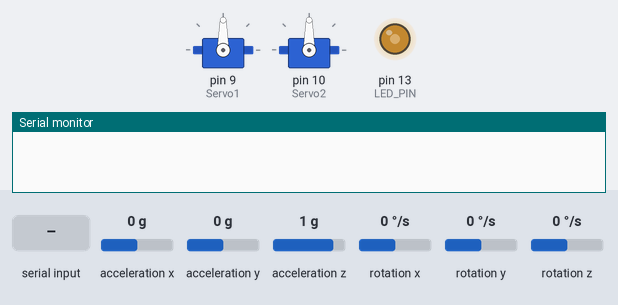
Simulated run of this sketch. Board: Arduino Leonardo, built with avr-gcc and run on an emulated ATmega32U4. On the bench: 2 × servo, output pins drawn as LEDs (lit = HIGH), the last lines printed to the serial monitor. Inputs (shaded band) come from the test bench; at power-on: acceleration x 0 g, acceleration y 0 g, acceleration z 1 g, rotation x 0 °/s, rotation y 0 °/s, rotation z 0 °/s.

Above: at 1.88 s.
2.3 s: "2" received over the second serial link
At 2.74 s:
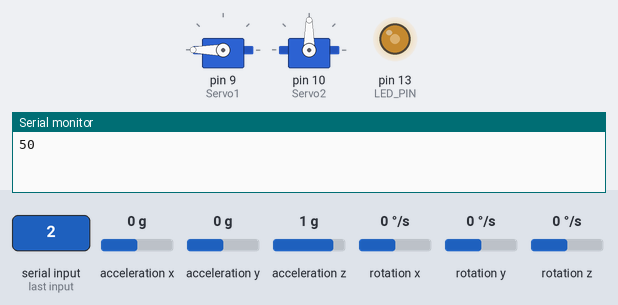
5.3 s: acceleration x set to -1.4 g
At 5.94 s:
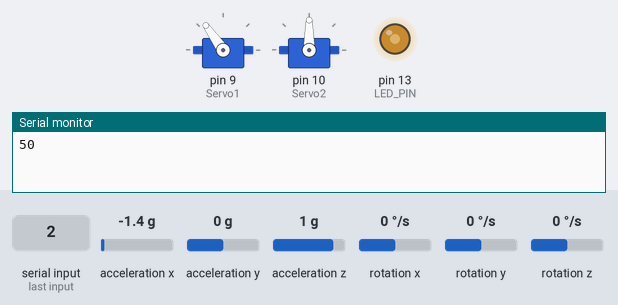
8.3 s: acceleration y set to -1.4 g
At 8.5 s:
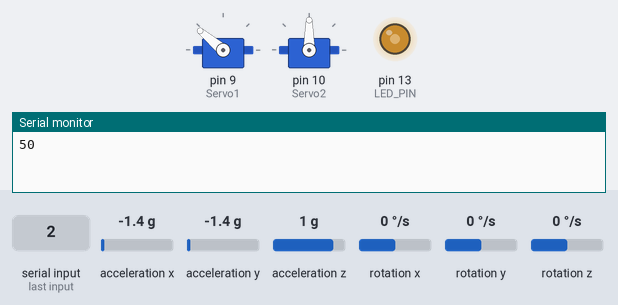
11.3 s: "1" received over the second serial link
At 11.9 s:
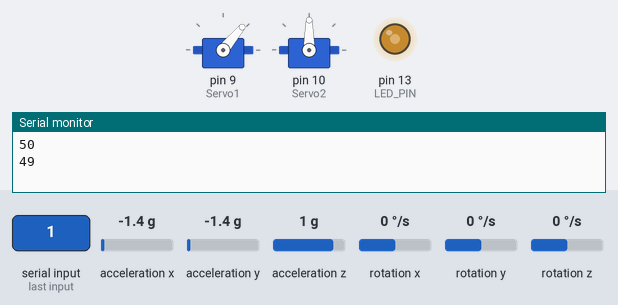
14.3 s: "4" received over the second serial link
At 14.46 s:
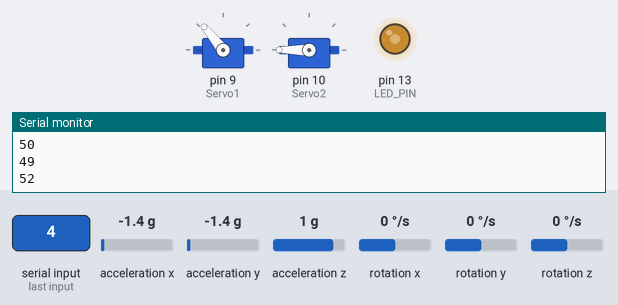
17.3 s: acceleration x set to -0.8 g
At 17.66 s:
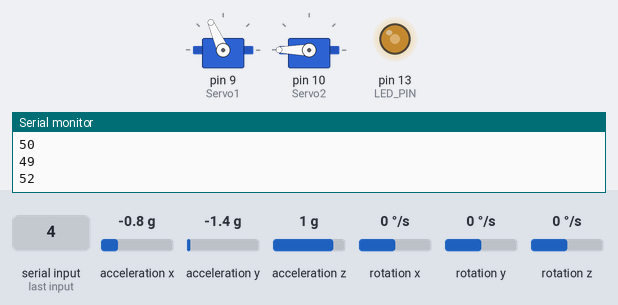
Timing chart, 0 to 21.3 s (numbered marks = the images above; inputs shaded):
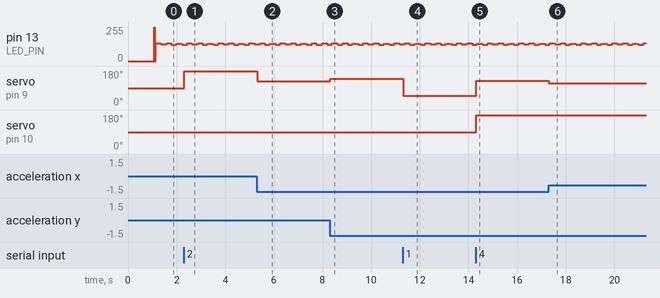

Measured:
- after the input at 2.3 s, servo on pin 9 (Servo1): 90° → 180° at once
- after the input at 5.3 s, servo on pin 9 (Servo1): 180° → 125° at once
- after the input at 8.3 s, servo on pin 9 (Servo1): 125° → 140° at once
- after the input at 11.3 s, servo on pin 9 (Servo1): 140° → 50° at once
- after the input at 14.3 s, servo on pin 9 (Servo1): 50° → 129° at once; servo on pin 10 (Servo2): 90° → 180° at once
- after the input at 17.3 s, servo on pin 9 (Servo1): 129° → 114° at once
- by itself, pin 13 (LED_PIN): ramps from 122/255 to 133/255 and jumps back, once every 0.44 s

The sketch:

gimbal.ino
```cpp
// (licence header left out)
//Permission is hereby granted, free of charge, to any person obtaining a copy
//of this software and associated documentation files (the "Software"), to deal
//in the Software without restriction, including without limitation the rights
//to use, copy, modify, merge, publish, distribute, sublicense, and/or sell
//copies of the Software, and to permit persons to whom the Software is
//furnished to do so, subject to the following conditions:

//The above copyright notice and this permission notice shall be included in all
//copies or substantial portions of the Software.

//THE SOFTWARE IS PROVIDED "AS IS", WITHOUT WARRANTY OF ANY KIND, EXPRESS OR
//IMPLIED, INCLUDING BUT NOT LIMITED TO THE WARRANTIES OF MERCHANTABILITY,
//FITNESS FOR A PARTICULAR PURPOSE AND NONINFRINGEMENT. IN NO EVENT SHALL THE
//AUTHORS OR COPYRIGHT HOLDERS BE LIABLE FOR ANY CLAIM, DAMAGES OR OTHER
//LIABILITY, WHETHER IN AN ACTION OF CONTRACT, TORT OR OTHERWISE, ARISING FROM,
//OUT OF OR IN CONNECTION WITH THE SOFTWARE OR THE USE OR OTHER DEALINGS IN THE
//SOFTWARE.
//

// Servo Connection
// BROWN - gnd
// red - 5v
// yellow - d10 (pwm on Sero 1)
//        - d11 (servo 2)

// MPU Connection
//
// VCC - 5v
// GND - GND
// SCL - A5 (w/ 10k PuR)
// SDA - A4 (w/ 10k PuR)
// INT - D2 (not used)

#include <Servo.h>
#include "I2Cdev.h"
#include "MPU6050_6Axis_MotionApps20.h"
//#include "MPU6050.h" // not necessary if using MotionApps include file
#if I2CDEV_IMPLEMENTATION == I2CDEV_ARDUINO_WIRE
#include "Wire.h"
#endif

#define LED_PIN 13
bool blinkState = true;

Servo Servo1;   // First Servo off the chassis
Servo Servo2;   // Second Servo off the chassis

int Servo1Pos = 0;
int Servo2Pos = 0;


float mpuPitch = 0;
float mpuRoll = 0;
float mpuYaw = 0;


// define MPU instance
MPU6050 mpu;                    // class default I2C address is 0x68; specific I2C addresses may be passed as a parameter here

// MPU control/status vars
uint8_t mpuIntStatus;   // holds actual interrupt status byte from MPU
uint8_t devStatus;      // return status after each device operation (0 = success, !0 = error)
uint16_t packetSize;    // expected DMP packet size (default is 42 bytes)
uint16_t fifoCount;     // count of all bytes currently in FIFO
uint8_t fifoBuffer[64]; // FIFO storage buffer

// orientation/motion vars
Quaternion q;           // [w, x, y, z]         quaternion container
VectorInt16 aa;         // [x, y, z]            accel sensor measurements
VectorInt16 aaReal;     // [x, y, z]            gravity-free accel sensor measurements
VectorInt16 aaWorld;    // [x, y, z]            world-frame accel sensor measurements
VectorFloat gravity;    // [x, y, z]            gravity vector
float ypr[3];           // [yaw, pitch, roll]   yaw/pitch/roll container and gravity vector


// TODO: Change the following to global variables and allow camera controls to control it.


// relative ypr[x] usage based on sensor orientation when mounted, e.g. ypr[PITCH]
#define PITCH   1     // defines the position within ypr[x] variable for PITCH; may vary due to sensor orientation when mounted
#define ROLL  2     // defines the position within ypr[x] variable for ROLL; may vary due to sensor orientation when mounted
#define YAW   0     // defines the position within ypr[x] variable for YAW; may vary due to sensor orientation when mounted

// ================================================================
// ===                      INITIAL SETUP                       ===
// ================================================================

void setup()
{

  Servo1.attach(9);  // attaches the servo on D11 to the servo object
  Servo2.attach(10);  // Second servo on D11
  delay(50);
  /*
  Servo1.write(0);  // These are command checks to see if the servos work and
  Servo2.write(60); // to help w/ the initial installation.
  delay(500);   // Make sure these movements are clear from the rest of the chassis.
  Servo1.write(180);
  Servo2.write(120);
  delay(500);
  Servo1.write(0);
  Servo2.write(90);
  */
  delay(500);

  // join I2C bus (I2Cdev library doesn't do this automatically)
#if I2CDEV_IMPLEMENTATION == I2CDEV_ARDUINO_WIRE
  Wire.begin();
  TWBR = 24; // 400kHz I2C clock (200kHz if CPU is 8MHz)
#elif I2CDEV_IMPLEMENTATION == I2CDEV_BUILTIN_FASTWIRE
  Fastwire::setup(400, true);
#endif

  Serial1.begin(9600);
  //Serial.begin(9600);
  //while (!Serial1);      // wait for Leonardo enumeration, others continue immediately

  // initialize device
  //Serial1.println(F("Initializing I2C devices..."));
  mpu.initialize();

  /*
  // verify connection
  Serial.println(F("Testing device connections..."));
  Serial.println(mpu.testConnection() ? F("MPU6050 connection successful") : F("MPU6050 connection failed"));

  // load and configure the DMP
  Serial.println(F("Initializing DMP"));
  */

  devStatus = mpu.dmpInitialize();

  // TODO:
  // INPUT CALIBRATED OFFSETS HERE; SPECIFIC FOR EACH UNIT AND EACH MOUNTING CONFIGURATION!!!!

  mpu.setXGyroOffset(16);
  mpu.setYGyroOffset(-53);
  mpu.setZGyroOffset(33);
  mpu.setXAccelOffset(-1127);
  mpu.setYAccelOffset(-5434);
  mpu.setZAccelOffset(609);

  // make sure it worked (returns 0 if so)
  if (devStatus == 0)
  {
    // turn on the DMP, now that it's ready
    //Serial.println(F("Enabling DMP"));
    mpu.setDMPEnabled(true);

    // enable Arduino interrupt detection
    //Serial.println(F("Enabling interrupt detection (Arduino external interrupt 0)"));
    mpuIntStatus = mpu.getIntStatus();

    // get expected DMP packet size for later comparison
    packetSize = mpu.dmpGetFIFOPacketSize();
  }
  else
  {
    // ERROR!
    // 1 = initial memory load failed, 2 = DMP configuration updates failed (if it's going to break, usually the code will be 1)
    //Serial.print(F("DMP Initialization failed code = "));
    //Serial.println(devStatus);
  }

  // configure LED for output
  pinMode(LED_PIN, OUTPUT);

} // setup()


// ================================================================
// ===                    MAIN PROGRAM LOOP                     ===
// ================================================================

void loop(void)
{
  // TODO: Make a receiver that receives command here
  // Sender adaptation
  if (Serial1.available() > 0) {
      int current;
      current = Serial1.read();
      digitalWrite(17, HIGH);
      Serial.println (current);
      switch (current) {
          case '0':
          // No movement
          break;
          case '1':
          // Move upwards
          Servo1Pos+= 5;
          Servo1Pos = (Servo1Pos >= 90) ? 0 : Servo1Pos;
          break;
          case '2':
          // Move downwards
          Servo1Pos-= 5;
          Servo1Pos = (Servo1Pos <= 0) ? 90 : Servo1Pos;
          break;
          case '3':
          // Move Left
          Servo2Pos+= 5;
          Servo2Pos = (Servo2Pos >= 90) ? 0 : Servo2Pos;
          break;
          case '4':
          // Move right
          Servo2Pos-= 5;
          Servo2Pos = (Servo2Pos <= 0) ? 90 : Servo2Pos;
      }
  }else {
      digitalWrite(17, LOW);

  }


  processAccelGyro();
}   // loop()


// ================================================================
// ===                    PROCESS ACCEL/GYRO IF AVAILABLE       ===
// ================================================================

void processAccelGyro()
{

  // Get INT_STATUS byte
  mpuIntStatus = mpu.getIntStatus();

  // get current FIFO count
  fifoCount = mpu.getFIFOCount();

  // check for overflow (this should never happen unless our code is too inefficient)
  if ((mpuIntStatus & 0x10) || fifoCount == 1024)
  {
    // reset so we can continue cleanly
    mpu.resetFIFO();
    //Serial.println(F("FIFO overflow!"));
    return;
  }

  if (mpuIntStatus & 0x02)  // otherwise continue processing
  {
    // check for correct available data length
    if (fifoCount < packetSize)
      return; //  fifoCount = mpu.getFIFOCount();

    // read a packet from FIFO
    mpu.getFIFOBytes(fifoBuffer, packetSize);

    // track FIFO count here in case there is > 1 packet available
    fifoCount -= packetSize;

    // flush buffer to prevent overflow
    mpu.resetFIFO();

    // display Euler angles in degrees
    mpu.dmpGetQuaternion(&q, fifoBuffer);
    mpu.dmpGetGravity(&gravity, &q);
    mpu.dmpGetYawPitchRoll(ypr, &q, &gravity);
    mpuPitch = ypr[PITCH] * 180 / M_PI;
    mpuRoll = ypr[ROLL] * 180 / M_PI;
    mpuYaw  = ypr[YAW] * 180 / M_PI;

    // flush buffer to prevent overflow
    mpu.resetFIFO();

    // blink LED to indicate activity
    blinkState = !blinkState;
    digitalWrite(LED_PIN, blinkState);

    // flush buffer to prevent overflow
    mpu.resetFIFO();

    // TODO: Implement a count feature here to count when the servo is in the right
    // position then stop


    //if (fabs(mpuPitch) > 1)
    //else
      //Servo1.write (81); // Stop

    //if (fabs(mpuRoll) > 1)

    Servo2.write(90 + Servo2Pos);

    if (Servo2.read() >= 135 && Servo2.read() < 180) {
        Servo1.write(mpuRoll + 90 + Servo1Pos);
    }else if (Servo2.read() >= 90 && Servo2.read() < 135) {
        Servo1.write(mpuPitch + 90 + Servo1Pos);
    }else if (Servo2.read() >= 45 && Servo2.read() < 90) {
        Servo1.write(-mpuRoll + 90 + Servo1Pos);
    }else {
        Servo1.write(-mpuPitch + 90 + Servo1Pos);
    }


    //Serial.print (Servo1.read());
    //Serial.print (" ");
    //Serial.println (Servo2.read());
    //else
      //Servo2.write(84); // stop

    /*
    Serial.print ("mpupitch: ");
    Serial.println (mpuPitch);
    Serial.print ("mpuroll: ");
    Serial.println (mpuRoll);
    //delay(10);
    */

    // flush buffer to prevent overflow
    mpu.resetFIFO();

  } // if (mpuIntStatus & 0x02)
}  // processAccelGyro()
```
